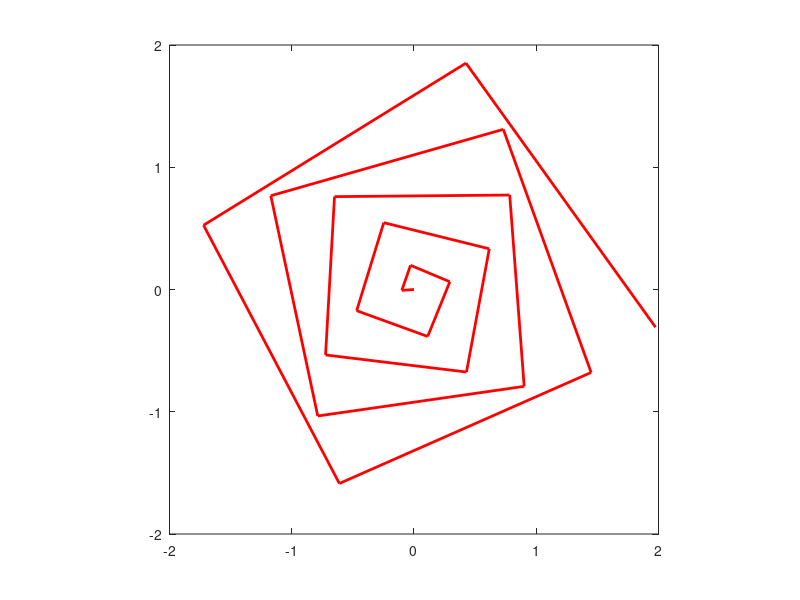

The MATLAB script that drew this image:
turns=5; %The number of turns the spiral will have
x=[-1*pi*turns : 1.5: pi*turns];
r=[0:1/(length(x)-1):1];

X=sin(x).*r*2;  Y=cos(x).*r*2;
plot(X,Y,'-r','LineWidth',2)
axis square